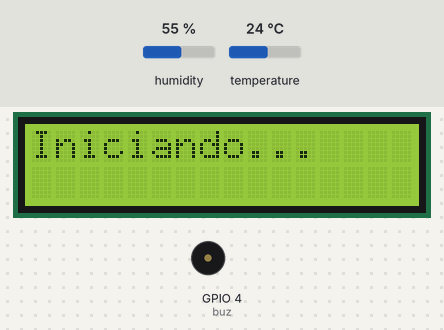
Recording of a sketch running on a simulated ESP8266 (NodeMCU). Shown: 16×2 character LCD, buzzer (waves = sounding, pin HIGH). Inputs (shaded band) come from the test bench; at power-on: humidity 55 %, temperature 24 °C. WiFi joins after 1.5 s; servers stay silent unless stated; uploads are accepted with an empty reply; what the sketch prints to the serial monitor is not drawn.

Above: at 0.1 s.
At 2.7 s:
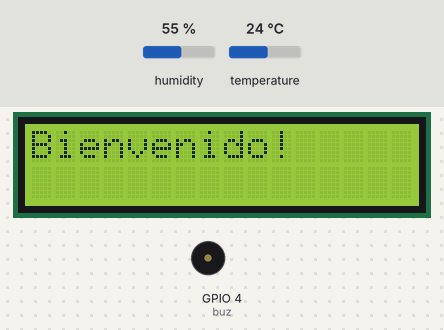
At 4.7 s:
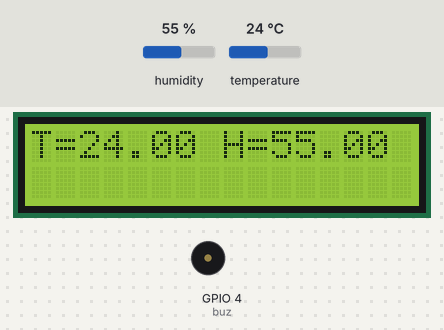
At 5.4 s:
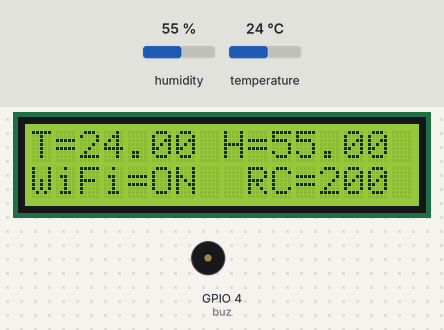

The sketch:

thservers.ino
```cpp
#include <Wire.h> // Libraries for screen connection LCD 16x2 with I2C
#include <LiquidCrystal_I2C.h>
#include <ESP8266WiFi.h> // Libraries for connecting NodeMCU to the internet
#include <WiFiClient.h>  // Libraries for connecting NodeMCU to a data receiver link
#include <ESP8266HTTPClient.h>
#include "DHT.h" // Library for the connection of the Temp/Hum sensor

// Pin definition in the GPIO of the NodeMCU, PIN D1
#define DHTPIN 5

// Definition of the DHT sensor type, type=22
#define DHTTYPE DHT22

// Declaration for the sensor variable type
DHT dht(DHTPIN, DHTTYPE);

// Variable declaration for WiFi connection
// Note: only support 2.4 network
const char *ssid = "";     // Add network name
const char *password = ""; // Add network password

// Declaration of host variable that contains part of the link
const char *host = "http://thservers.herokuapp.com/api/data/get"; // Host URL where backend is stored. Replace with your own URL if backend is deployed elsewhere

// Definition of the variable of the pin in the GPIO of the NodeMCU of the Buzzer
int buz = 4; // GPIO13 PIN D2

// Variable declaration for the LCD
LiquidCrystal_I2C lcd(0x3F, 16, 2);

// Configuration that is carried out once each power on and hardware reset
void setup()
{
  Wire.begin(2, 0); // I2C connection initialization
  lcd.init();       // LCD power on
  lcd.backlight();  // LCD light on
  lcd.clear();      // Function to clear characters from the screen

  lcd.setCursor(0, 0);       // Function to place the pointer to write on the lcd, coordinate in (x, y)
  lcd.print("Iniciando..."); // Function for printing characters on the screen
  delay(1000);               // Function to implement a pause in milliseconds
  lcd.setCursor(0, 1);
  lcd.print("Conectando WiFi!");

  // Declaration of the type of operation of the pin, in this case output
  pinMode(buz, OUTPUT);

  // Function to declare what comes out on the pin being:
  // LOW = 0 volts
  // HIGH = 3.3 volts
  digitalWrite(buz, LOW);

  // Function to start the serial port
  Serial.begin(115200);

  // Function to print on the serial port with an enter
  Serial.println();
  Serial.println();
  Serial.println("DHT22 Output!");

  // Function to start the DHT
  dht.begin();
  Serial.println("\nWiFi station setting");

  // Function needed to make the WiFi connection work
  WiFi.mode(WIFI_STA); // Mode connection type

  // Function to initiate the connection to WiFi
  WiFi.begin(ssid, password);
  Serial.println("Connecting...");

  // Loop, while not connected to the internet shows a dot on the serial port
  while (WiFi.status() != WL_CONNECTED)
  {
    delay(500);
    Serial.print(".");
  }
  Serial.println("\nWiFi ready");
  Serial.print("My ip address: ");

  // Print the LocalIP of the WiFi connection
  Serial.println(WiFi.localIP());
  lcd.clear();
  lcd.setCursor(0, 0);
  lcd.print("Bienvenido!");
  delay(2000);
}
// Function that implements the audible alarm
// Receives a string (ON / OFF)
void peligro(String alarma)
{
  // If it is on, the sound function starts
  if (alarma == "ON")
  {
    lcd.clear();
    lcd.setCursor(0, 0);
    lcd.print("Alarma!!");
    digitalWrite(buz, HIGH);
    delay(50);
    digitalWrite(buz, LOW);
    delay(500);
    digitalWrite(buz, HIGH);
    delay(50);
    digitalWrite(buz, LOW);
    delay(500);
    digitalWrite(buz, HIGH);
    delay(50);
    digitalWrite(buz, LOW);
    delay(500);
    digitalWrite(buz, HIGH);
    delay(50);
    digitalWrite(buz, LOW);
    delay(500);
    digitalWrite(buz, HIGH);
    delay(100);
    digitalWrite(buz, LOW);
    delay(250);
    digitalWrite(buz, HIGH);
    delay(100);
    digitalWrite(buz, LOW);
    delay(250);
    digitalWrite(buz, HIGH);
    delay(100);
    digitalWrite(buz, LOW);
    delay(250);
    digitalWrite(buz, HIGH);
    delay(100);
    digitalWrite(buz, LOW);
    delay(250);
    digitalWrite(buz, HIGH);
  }
  // If it is not ON, turn off the buzzer
  else
  {
    digitalWrite(buz, LOW);
  }
}
// Function that repeats indefinitely as long as the device has power
void loop()
{
  // Creacion de variables
  String alarma;
  float temperature = dht.readTemperature(); // Function to obtain the temp value of the DHT
  float humidity = dht.readHumidity();       // Function to obtain the hum value of the DHT

  // Conditional that asks if there are sensor values or not
  // In case of disconnecting the sensor, nan values appear
  // If the sensor is not working, nan values appear
  if (isnan(temperature) || isnan(humidity))
  {
    // En caso de tener valores nan: -->
    Serial.println("Failed to read DHT22");
    lcd.clear();
    lcd.setCursor(0, 0);
    lcd.print("Failed DHT22");
    // If values exist: -->
  }
  else
  {
    // Depending on the values, check if there is an overstep of those declared
    // to know if it starts the alarm
    if (temperature > 26.00 || humidity > 70.00)
    {
      // Alarm range
      alarma = "1";
      peligro("ON");
    }
    else
    {
      alarma = "0";
      peligro("OFF");
    }
    // Start printing values on screen and port
    lcd.clear();
    lcd.setCursor(0, 0);
    lcd.print("T=");
    lcd.setCursor(2, 0);
    lcd.print(temperature);
    lcd.setCursor(8, 0);
    lcd.print("H=");
    lcd.setCursor(10, 0);
    lcd.print(humidity);
    Serial.print("Alarma: ");
    Serial.print(alarma);
    Serial.print(" \t");
    Serial.print("Humidity: ");
    Serial.print(humidity);
    Serial.print(" %\t");
    Serial.print("Temperature: ");
    Serial.print(temperature);
    Serial.println(" *C");
    delay(500);
  }
  // Ask if there is an internet connection
  if (WiFi.status() != WL_CONNECTED)
  {
    // If there is no connection then:
    lcd.setCursor(0, 1);
    lcd.print("WiFi=OFF");
    Serial.println("WiFi OFF");
  }
  else
  {
    // If there is a connection then:
    lcd.setCursor(0, 1);
    lcd.print("WiFi=ON ");
    Serial.println("WiFi ON");
  }
  // We initialize the types of connection variables to our host
  WiFiClient client;
  HTTPClient http;

  // First part of the link = host
  // http://thservers.herokuapp.com/api/data/get
  // Variables for full link creation
  String getData, link;

  // Variable that is made up of the structure necessary to send the data to the server
  getData = ("?temperature=") + String(temperature) + ("&humidity=") + String(humidity) + ("&alarm=") + String(alarma);

  // Grouping of the strings for the creation of the complete link
  link = host + getData;

  // Initialization of connection to the server with sending of data
  http.begin(client, link);

  // Variable to recognize the connection code
  int httpCode = http.GET();

  // Response code printing
  lcd.setCursor(9, 1);
  lcd.print("RC=");
  lcd.setCursor(12, 1);
  lcd.print(httpCode);
  Serial.print("Response Code: ");
  Serial.println(httpCode);

  // Close connection to the server to avoid errors or problems
  http.end();

  // 60 second time delay; change depending on data need
  delay((1000 * 60));
}
```

Measured:
- what the display in image 1 shows lasts 2.0 s, from 2.6 s to 4.6 s
- what the display in image 2 shows lasts 0.5 s, from 4.6 s to 5.1 s
